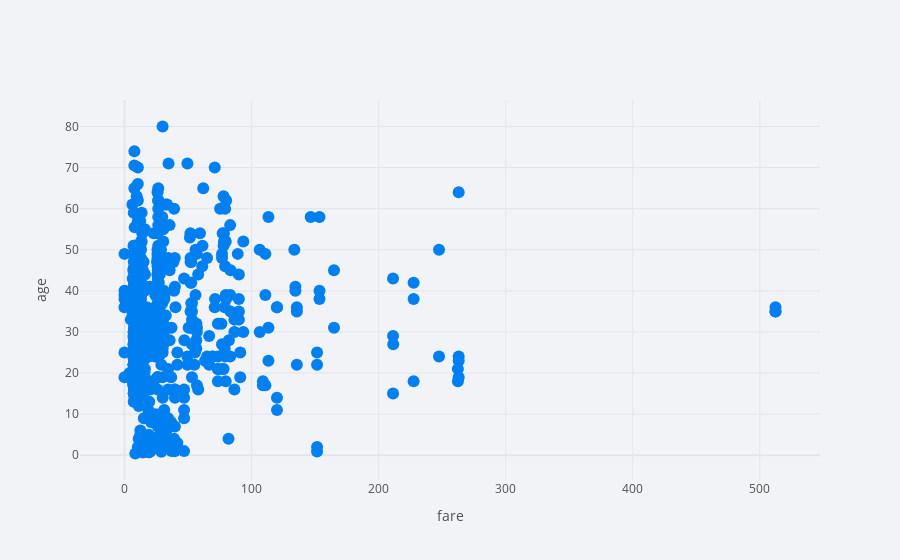

Notebook code cell kept with this figure:
### Code cell
cf.set_config_file(theme='polar')
df2.iplot(kind='scatter', x='fare', y='age', mode='markers', xTitle='fare', yTitle='age')

### Figure 1 — Plotly figure (JSON) as saved in the notebook; plotly's stock layout.template omitted (floating-point values rounded to 4 significant figures; data arrays with more than 128 entries replaced by an {"elided": "..."} marker saying what was removed)
{"data": [{"line": {"color": "rgba(0, 128, 240, 1.0)", "dash": "solid", "shape": "linear", "width": 1.3}, "marker": {"size": 12, "symbol": "circle"}, "mode": "markers", "name": "age", "text": "", "type": "scatter", "x": {"elided": "891 float values"}, "y": {"elided": "891 mixed values"}}], "layout": {"legend": {"bgcolor": "#F2F3F7", "font": {"color": "#505050"}}, "paper_bgcolor": "#F2F3F7", "plot_bgcolor": "#F2F3F7", "title": {"font": {"color": "#484848"}}, "xaxis": {"gridcolor": "#E1E5ED", "showgrid": true, "tickfont": {"color": "#505050"}, "title": {"font": {"color": "#505050"}, "text": "fare"}, "zerolinecolor": "#E1E5ED"}, "yaxis": {"gridcolor": "#E1E5ED", "showgrid": true, "tickfont": {"color": "#505050"}, "title": {"font": {"color": "#505050"}, "text": "age"}, "zerolinecolor": "#E1E5ED"}}}
